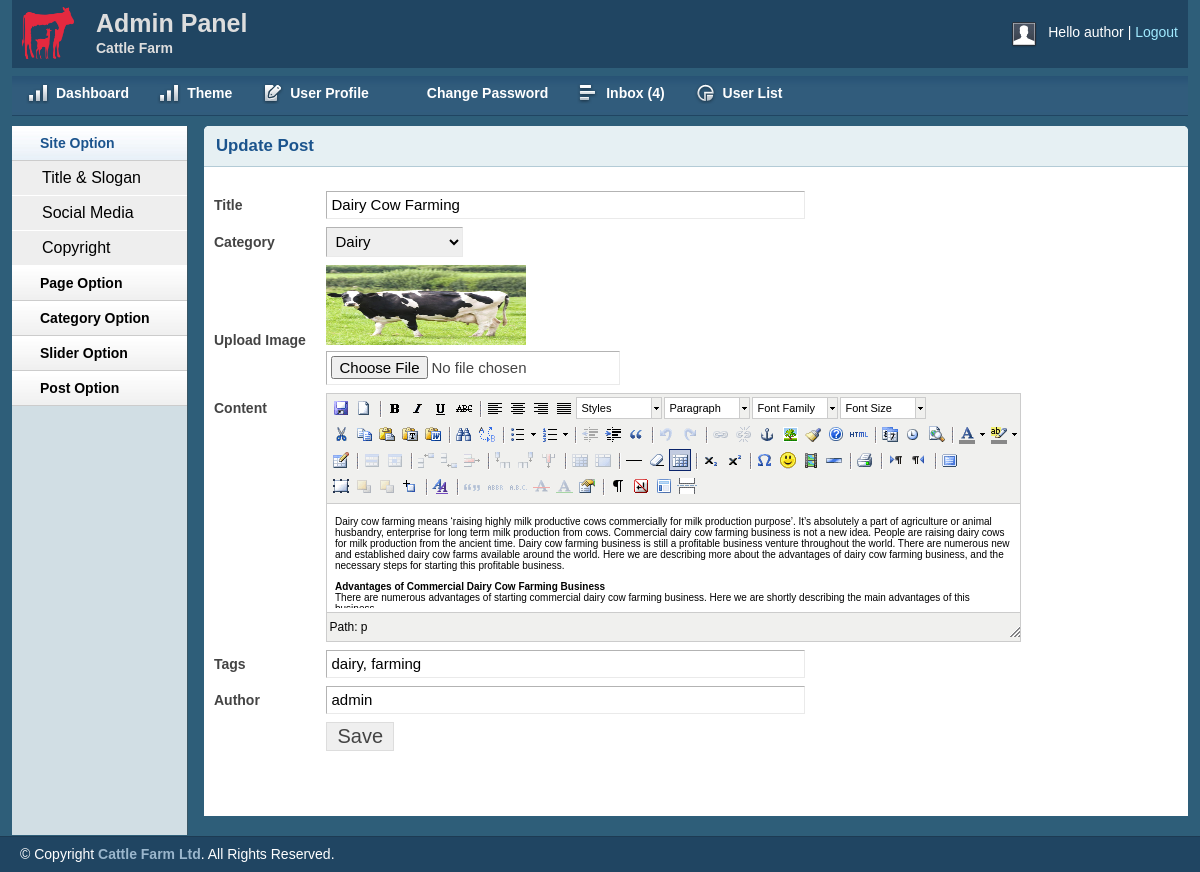
Screenshot of /admin/editpost.php?editpostid=11 (signed in) with the database file from the repository.
### tables this page shows
CREATE TABLE `tbl_post` (
  `id` int(11) NOT NULL,
  `cat` int(11) NOT NULL,
  `title` varchar(255) NOT NULL,
  `body` text NOT NULL,
  `image` varchar(255) NOT NULL,
  `author` varchar(50) NOT NULL,
  `tags` varchar(255) NOT NULL,
  `date` timestamp NOT NULL DEFAULT CURRENT_TIMESTAMP,
  `userid` int(11) NOT NULL
);

CREATE TABLE `tbl_category` (
  `id` int(11) NOT NULL,
  `name` varchar(50) NOT NULL
);

### lib/Database.php (called while the page is built, shortened)
<?php
Class Database{
	public $host   = DB_HOST;
	public $user   = DB_USER;
	public $pass   = DB_PASS;
	public $dbname = DB_NAME;
	public $link;
	private function connectDB(){
	$this->link = new mysqli($this->host, $this->user, $this->pass, $this->dbname);
 }
	public function select($query){
		$result = $this->link->query($query) or die($this->link->error.__LINE__);
		if($result->num_rows > 0){
			return $result;
		} else {
			return false;
		}
	}
}

### admin/editpost.php (the view, shortened to what this page needs)
<?php include 'inc/header.php'; ?>
<?php include 'inc/sidebar.php'; ?>
<?php
    if(!isset($_GET['editpostid']) || $_GET['editpostid'] == NULL) {
        echo "<script>window.location = 'postlist.php';</script>";
    } else {
        $postid = $_GET['editpostid'];
    }
 ?>
<div class="grid_10">
    <div class="box round first grid">
        <h2>Update Post</h2>
                <div class="block">
    <?php
        $query = "select * from tbl_post where id = '$postid'";
        $getpost = $db->select($query);
        while ($postresult = $getpost->fetch_assoc()) {
    ?>
     <form action="" method="POST" enctype="multipart/form-data">
        <table class="form">
            <tr>
                <td>
                    <label>Title</label>
                </td>
                <td>
                    <input type="text" name = "title" value = "<?php echo $postresult['title']; ?>" class="medium" />
                </td>
            </tr>
            <tr>
                <td>
                    <label>Category</label>
                </td>
                <td>
                    <select id="select" name="cat">
                <?php
                    $query = "select * from tbl_category";
                    $category = $db->select($query);
                    if($category) {
                        while ($result = $category->fetch_assoc()) {
                ?>
                        <option
                <?php
                if($postresult['cat'] == $result['id']) { ?>
                        selected="selected"
                            <?php } ?>
                        value="<?php echo $result['id']; ?>"><?php echo $result['name']; ?></option>
                            <?php } } ?>
                    </select>
                </td>
            </tr>
            <tr>
                <td>
                    <label>Upload Image</label>
                </td>
                <td>
                <img src="<?php echo $postresult['image']; ?>" height="80px" width="200px"/><br/>
                    <input type="file" name = "image"/>
                </td>
            </tr>
            <tr>
                <td style="vertical-align: top; padding-top: 9px;">
                    <label>Content</label>
                </td>
                <td>
                </td>
            </tr>
             <tr>
                <td>
                    <label>Tags</label>
                </td>
                <td>
                    <input type="text" name = "tags" value = "<?php echo $postresult['tags']; ?>" class="medium" />
                </td>
            </tr>
             <tr>
                <td>
                    <label>Author</label>
                </td>
                <td>
                    <input type="text" name = "author" value = "<?php echo $postresult['author']; ?>" class="medium" />
                </td>
            </tr>
			<tr>
                            <td></td>
                            <td>
                                <input type="submit" name="submit" Value="Save" />
                            </td>
                        </tr>
                    </table>
                    </form>
                <?php } ?>
            </div>
        </div>
    </div>
<?php include 'inc/footer.php'; ?>

### admin/css/layout.css (style rules this page uses)
body { background: #fff none repeat scroll 0 0; color: #444; font-size: 14px; padding: 0; }
h1, h2, h3, h4, h5, h6 { line-height:1.2em; margin-bottom:.3em; }
h2 { margin-top:1em; }
.box { background:#fff; margin-bottom:20px; padding:10px 10px 10px 10px; margin-left:-8px; }
.box.grid { padding-bottom:40px; }
.box.round { -moz-border-radius: 5px 5px 0px 0px; -webkit-border-radius: 5px 5px 0px 0px; border-radius: 5px 5px 0px 0px; }
.box h2 { font-size:1.2em; font-weight:bold; color:#1B548D; background:#E6F0F3; margin:-10px -10px 0 -10px; padding:10px 12px; border-bottom:1px solid #B3CBD6; -moz-border-radius: 5px 5px 0px 0px; -webkit-border-radius: 5px 5px 0px 0px; border-radius: 5px 5px 0px 0px; }
.box.first { min-height: 406px; }
.block { padding-top:20px; }
table.form { width:100%; }
table.form td { padding:4px 0px; }
table.form label { font-weight:bold; }
table.form input, table.form select { font-size: 15px; padding: 4px 4px 5px 4px; border-top: 1px solid #b3b3b3; border-left: 1px solid #b3b3b3; border-right: 1px solid #eaeaea; border-bottom: 1px solid #eaeaea; }
table.form input[type="submit"] { border: 1px solid #ddd; color: #444; cursor: pointer; font-size: 20px; padding: 2px 10px; }
input.medium { width: 55%; }
.block { padding-bottom:1px; }

### admin/js/tiny-mce/themes/advanced/skins/default/content.css (style rules this page uses)
body, td, pre { color:#000; font-family:Verdana, Arial, Helvetica, sans-serif; font-size:10px; margin:8px; }
body { background:#FFF; }
h2 { font-size: 1.5em }
img { border:0; }
table, img, hr, .mceItemAnchor { cursor:default }
table td, table th { cursor:text }

### rows the page displays
tbl_post: title "Dairy Cow Farming", cat "Dairy", image (picture), tags "dairy, farming", author "admin"

### other values shown
Session::get('username') "author"
$count "4"
